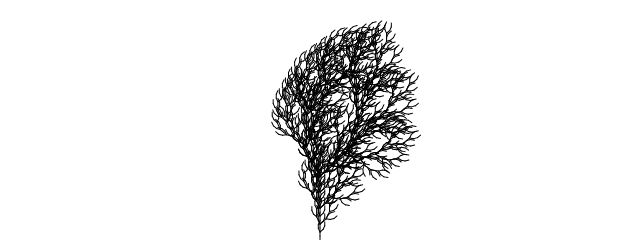
Frame 1 (no input)
Frame 2 (the mouse pressed at the canvas centre, redrawn once): identical to frame 1, image omitted

The p5.js sketch that drew this single still picture (run headless with seeded random() and noise() and a simulated clock; the mouse was pressed at the canvas centre and the sketch redrawn once):

// p5.js sketch
// ── sketch.js
// The Nature of Code
// Daniel Shiffman
// http://natureofcode.com

let lsystem;
let turtle;

function setup() {
  createCanvas(640, 240);

  let rules = {
    F: "FF+[+F-F-F]-[-F+F+F]",
  };
  lsystem = new LSystem("F", rules);
  turtle = new Turtle(4, radians(25));

  for (let i = 0; i < 4; i++) {
    lsystem.generate();
  }

  // Some other rules
  // let ruleset = {
  //   F: "F[F]-F+F[--F]+F-F",
  // };
  // lsystem = new LSystem("F-F-F-F", ruleset);
  // turtle = new Turtle(4, PI / 2);

  // let ruleset = {
  //   F: "F--F--F--G",
  //   G: "GG",
  // };
  // lsystem = new LSystem("F--F--F", ruleset);
  // turtle = new Turtle(8, PI / 3);
}

function draw() {
  background(255);
  translate(width / 2, height);
  turtle.render(lsystem.sentence);
  noLoop();
}
// ── lsystem.js
// The Nature of Code
// Daniel Shiffman
// http://natureofcode.com

// An LSystem has a starting sentence
// An a ruleset
// Each generation recursively replaces characters in the sentence
// Based on the ruleset

// Construct an LSystem with a starting sentence and a ruleset
class LSystem {
  constructor(axiom, rules) {
    this.sentence = axiom; // The sentence (a String)
    this.ruleset = rules; // The ruleset (an array of Rule objects)
  }

  // Generate the next generation
  generate() {
    // An empty string that we will fill
    let nextgen = "";
    // For every character in the sentence
    for (let i = 0; i < this.sentence.length; i++) {
      // What is the character
      // We will replace it with itself unless it matches one of our rules
      let c = this.sentence.charAt(i);
      let next = this.ruleset[c] || c;
      // Append replacement String
      nextgen += next;
    }
    // Replace sentence
    this.sentence = nextgen;
  }

}
// ── turtle.js
// The Nature of Code
// Daniel Shiffman
// http://natureofcode.com

class Turtle {
  constructor(length, angle) {
    this.length = length;
    this.angle = angle;
  }

  render(sentence) {
    stroke(0);
    for (let i = 0; i < sentence.length; i++) {
      let c = sentence.charAt(i);
      if (c === "F" || c === "G") {
        line(0, 0, 0, -this.length);
        translate(0, -this.length);
      } else if (c === "+") {
        rotate(this.angle);
      } else if (c === "-") {
        rotate(-this.angle);
      } else if (c === "[") {
        push();
      } else if (c === "]") {
        pop();
      }
    }
  }
}
